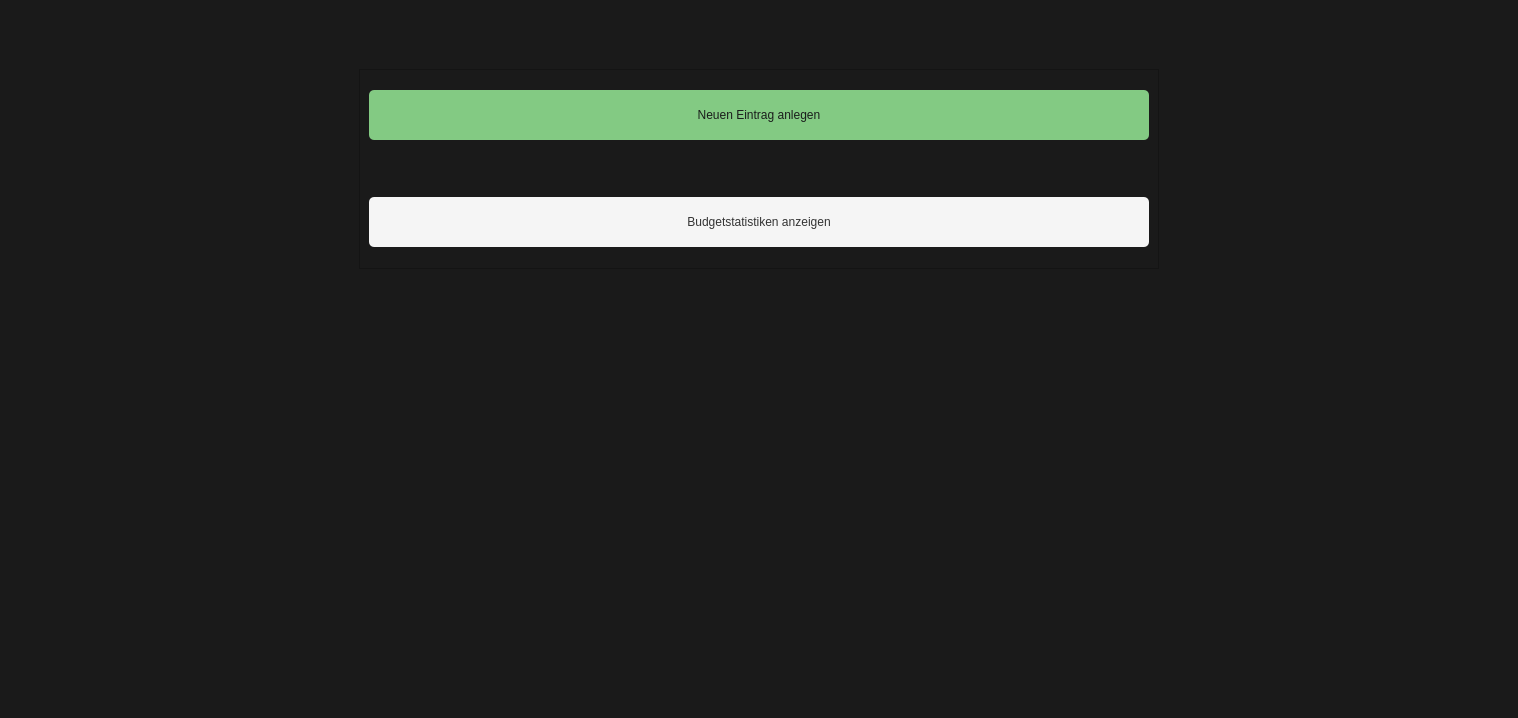
<?xml version="1.0" encoding="UTF-8"?>
<ui version="4.0">
 <class>MainWindow</class>
 <widget class="QMainWindow" name="MainWindow">
  <property name="geometry">
   <rect>
    <x>0</x>
    <y>0</y>
    <width>1518</width>
    <height>718</height>
   </rect>
  </property>
  <property name="minimumSize">
   <size>
    <width>0</width>
    <height>0</height>
   </size>
  </property>
  <property name="windowTitle">
   <string>MainWindow</string>
  </property>
  <widget class="QWidget" name="centralwidget">
   <property name="sizePolicy">
    <sizepolicy hsizetype="Expanding" vsizetype="Expanding">
     <horstretch>0</horstretch>
     <verstretch>0</verstretch>
    </sizepolicy>
   </property>
   <property name="styleSheet">
    <string notr="true">background-color: rgb(26, 26, 26);</string>
   </property>
   <layout class="QVBoxLayout" name="verticalLayout">
    <property name="spacing">
     <number>0</number>
    </property>
    <property name="leftMargin">
     <number>0</number>
    </property>
    <property name="topMargin">
     <number>0</number>
    </property>
    <property name="rightMargin">
     <number>0</number>
    </property>
    <property name="bottomMargin">
     <number>0</number>
    </property>
    <item>
     <widget class="QStackedWidget" name="stackedWidget">
      <property name="sizePolicy">
       <sizepolicy hsizetype="Expanding" vsizetype="Expanding">
        <horstretch>0</horstretch>
        <verstretch>0</verstretch>
       </sizepolicy>
      </property>
      <widget class="QWidget" name="page1">
       <property name="sizePolicy">
        <sizepolicy hsizetype="Expanding" vsizetype="Expanding">
         <horstretch>0</horstretch>
         <verstretch>0</verstretch>
        </sizepolicy>
       </property>
       <property name="minimumSize">
        <size>
         <width>1000</width>
         <height>600</height>
        </size>
       </property>
       <layout class="QVBoxLayout" name="verticalLayout_2">
        <item>
         <spacer name="verticalSpacer">
          <property name="orientation">
           <enum>Qt::Vertical</enum>
          </property>
          <property name="sizeType">
           <enum>QSizePolicy::Maximum</enum>
          </property>
          <property name="sizeHint" stdset="0">
           <size>
            <width>20</width>
            <height>60</height>
           </size>
          </property>
         </spacer>
        </item>
        <item alignment="Qt::AlignHCenter|Qt::AlignTop">
         <widget class="QFrame" name="frame">
          <property name="sizePolicy">
           <sizepolicy hsizetype="Expanding" vsizetype="Expanding">
            <horstretch>0</horstretch>
            <verstretch>0</verstretch>
           </sizepolicy>
          </property>
          <property name="minimumSize">
           <size>
            <width>800</width>
            <height>200</height>
           </size>
          </property>
          <property name="maximumSize">
           <size>
            <width>16777215</width>
            <height>16777215</height>
           </size>
          </property>
          <property name="frameShape">
           <enum>QFrame::StyledPanel</enum>
          </property>
          <property name="frameShadow">
           <enum>QFrame::Raised</enum>
          </property>
          <layout class="QVBoxLayout" name="verticalLayout_3">
           <item>
            <widget class="QPushButton" name="newEntryButton">
             <property name="minimumSize">
              <size>
               <width>0</width>
               <height>50</height>
              </size>
             </property>
             <property name="styleSheet">
              <string notr="true">QPushButton
{
	border-radius: 5px;
	background-color: rgb(131, 202, 131);
	color: rgb(26, 29, 27);
	font: 700 20pt &quot;Segoe UI&quot;;
}
QPushButton:hover {
	/*color: rgb(230, 230, 230);*/
	
	background-color: rgb(114, 176, 114);
}
QPushButton:pressed {
	background-color: rgb(102, 157, 102);
}</string>
             </property>
             <property name="text">
              <string>Neuen Eintrag anlegen</string>
             </property>
            </widget>
           </item>
           <item>
            <spacer name="verticalSpacer_3">
             <property name="orientation">
              <enum>Qt::Vertical</enum>
             </property>
             <property name="sizeType">
              <enum>QSizePolicy::Maximum</enum>
             </property>
             <property name="sizeHint" stdset="0">
              <size>
               <width>20</width>
               <height>40</height>
              </size>
             </property>
            </spacer>
           </item>
           <item>
            <widget class="QPushButton" name="showStatisticsButton">
             <property name="minimumSize">
              <size>
               <width>0</width>
               <height>50</height>
              </size>
             </property>
             <property name="styleSheet">
              <string notr="true">

QPushButton
{
	border-radius: 5px;
	background-color: rgb(245, 245, 245);
	color: rgb(51, 51, 51);
	font: 700 20pt &quot;Segoe UI&quot;;
}
QPushButton:hover {
	background-color: rgb(207, 207, 207);
}
QPushButton:pressed {
	
	background-color: rgb(175, 175, 175);
}

QPushButton:disabled {
	background-color: rgb(54, 54, 54);
}</string>
             </property>
             <property name="text">
              <string>Budgetstatistiken anzeigen</string>
             </property>
            </widget>
           </item>
          </layout>
         </widget>
        </item>
        <item>
         <spacer name="verticalSpacer_2">
          <property name="orientation">
           <enum>Qt::Vertical</enum>
          </property>
          <property name="sizeType">
           <enum>QSizePolicy::Preferred</enum>
          </property>
          <property name="sizeHint" stdset="0">
           <size>
            <width>20</width>
            <height>200</height>
           </size>
          </property>
         </spacer>
        </item>
       </layout>
      </widget>
     </widget>
    </item>
   </layout>
  </widget>
 </widget>
 <resources/>
 <connections/>
</ui>
